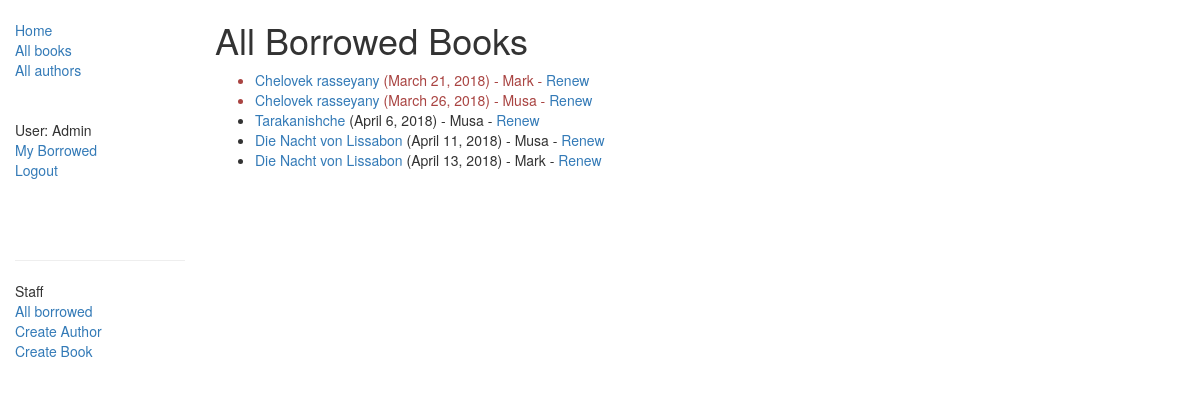
Page /catalog/loanedbooks/ (signed in) on the committed database.
### catalog/models.py (models this page shows, shortened)
class BookInstance(models.Model):
    id = models.UUIDField(primary_key=True, default=uuid.uuid4,
                          help_text="Unique ID for this particular book"
                                    " across whole library"
                          )
    book = models.ForeignKey('Book', on_delete=models.SET_NULL, null=True)
    imprint = models.CharField(max_length=200)
    due_back = models.DateField(null=True, blank=True)
    borrower = models.ForeignKey(User, on_delete=models.SET_NULL, null=True,
                                 blank=True)
    LOAN_STATUS = (
        ('m', 'Maintenance'),
        ('o', 'On loan'),
        ('a', 'Available'),
        ('r', 'Reserved'),
    )
    status = models.CharField(max_length=1, choices=LOAN_STATUS, blank=True,
                              default='m', help_text='Book availability')
    class Meta:
        ordering = ["due_back"]
        permissions = (('can_mark_returned', 'Set book as returned'), )
    @property
    def is_overdue(self):
        if self.due_back and date.today() > self.due_back:
            return True
        return False

class Book(models.Model):
    title = models.CharField(max_length=200)
    author = models.ForeignKey('Author', on_delete=models.SET_NULL, null=True)
    summary = models.TextField(max_length=1000,
                               help_text='Enter a brief description of the book'
                               )
    isbn = models.CharField('ISBN', max_length=13,
                            help_text='13 Character <a href="https://www.isbn'
                                      '-international.org/content/what-isbn"'
                                      '>ISBN number</a>'
                            )
    genre = models.ManyToManyField(Genre,
                                   help_text='Select a genre for this book')
    language = models.ForeignKey('Language',
                                 on_delete=models.SET_NULL,
                                 null=True
                                 )
    def display_genre(self):
        """
        Creates a string for the Genre.
        This is required to display genre in Admin.
        """
        return ', '.join([ genre.name for genre in self.genre.all()[:3] ])
    display_genre.short_description = 'Genre'

### catalog/views.py (the view)
# urls.py: path('loanedbooks/', views.LoanedBooksListView.as_view(), name='all-borrowed'),
class LoanedBooksListView(PermissionRequiredMixin, generic.ListView):
    model = BookInstance
    template_name = 'catalog/bookinstance_list_borrowed.html'
    paginate_by = 10
    permission_required = 'catalog.can_mark_returned'
    def get_queryset(self):
        return BookInstance.objects.filter(status__exact='o').order_by('due_back')

### catalog/templates/catalog/bookinstance_list_borrowed.html
{% extends "base_generic.html" %}
{% block content %}
    <h1>All Borrowed Books</h1>
    {% if bookinstance_list %}
    <ul>
      {% for bookinst in bookinstance_list %}
      <li class="{% if bookinst.is_overdue %}text-danger{% endif %}">
        <a href="{% url 'book-detail' bookinst.book.pk %}">
          {{bookinst.book.title}}
        </a> ({{ bookinst.due_back }}) - {{ bookinst.borrower }}
        {% if perms.catalog.can_mark_returned %}- <a
          href="{% url 'renew-book-librarian' bookinst.id %}">Renew</a>
        {% endif %}
      </li>
      {% endfor %}
    </ul>
    {% else %}
      <p>There are no books borrowed.</p>
    {% endif %}
{% endblock %}

### catalog/templates/base_generic.html (shortened to what this page needs)
<!DOCTYPE html>
<html lang="en">
<head>
  <link
    rel="stylesheet"
    href="https://maxcdn.bootstrapcdn.com/bootstrap/3.3.7/css/bootstrap.min.css"
  >
  {% load static %}
  <link rel="stylesheet" href="{% static 'css/styles.css' %}">
</head>
<body>
  <div class="container-fluid">
    <div class="row">
      <div class="col-sm-2">
        {% block sidebar %}
        <ul class="sidebar-nav">
          <li><a href="{% url 'index' %}">Home</a></li>
          <li><a href="{% url 'books' %}">All books</a></li>
          <li><a href="{% url 'authors' %}">All authors</a></li>
          <br>
          <br>
          {% if user.is_authenticated %}
            <li>User: {{ user.get_username }}</li>
            <li><a href="{% url 'my-borrowed' %}">My Borrowed</a></li>
            <li><a href="{% url 'logout'%}?next={{request.path}}">Logout</a></li>
          {% else %}
            <li><a href="{% url 'login'%}?next={{request.path}}">Login</a></li>
          {% endif %}
          <br>
          <br>
          <br>
          {% if perms.catalog.can_mark_returned %}
            <hr>
            <li>Staff</li>
            <li><a href="{% url 'all-borrowed' %}">All borrowed</a></li>
            <li><a href="{% url 'author_create' %}">Create Author</a></li>
            <li><a href="{% url 'book_create' %}">Create Book</a></li>
          {% endif %}
        </ul>
        {% endblock %}
      </div>
      <div class="col-sm-10 ">
        {% block content %}{% endblock %}
      </div>
    </div>
  </div>
</body>
</html>

### catalog/static/css/styles.css (style rules this page uses)
.sidebar-nav { margin-top: 20px; padding: 0; list-style: none; }

### rows in the picture
BookInstance: book "Chelovek rasseyany", due_back "March 21, 2018", borrower "Mark"
BookInstance: book "Chelovek rasseyany", due_back "March 26, 2018", borrower "Musa"
BookInstance: book "Tarakanishche", due_back "April 6, 2018", borrower "Musa"
BookInstance: book "Die Nacht von Lissabon", due_back "April 11, 2018", borrower "Musa"
BookInstance: book "Die Nacht von Lissabon", due_back "April 13, 2018", borrower "Mark"

### other values in the picture
{{ user.get_username }} "Admin"
